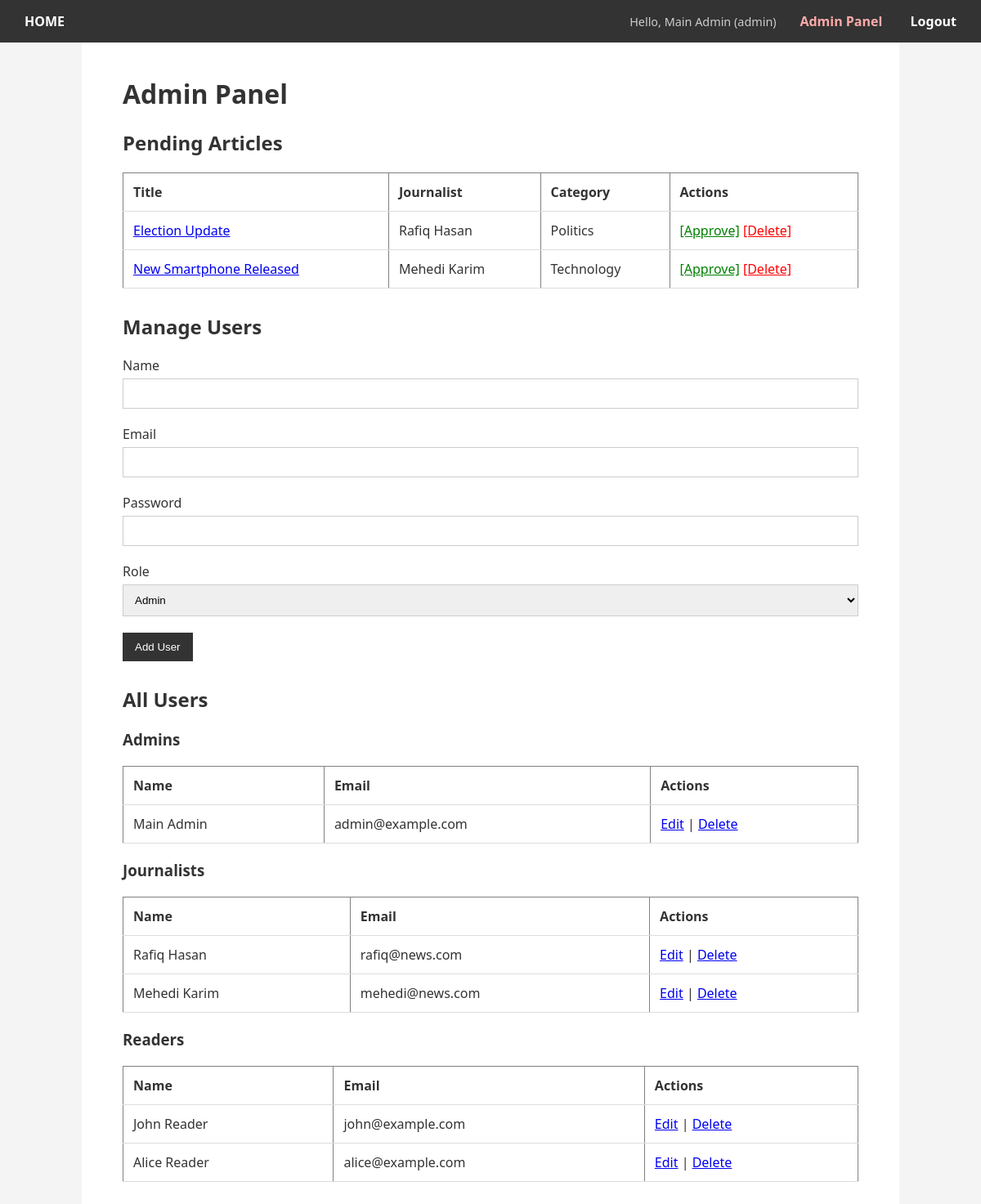
Page /admin_panel.php (signed in) on the committed database.
### tables this page shows
CREATE TABLE Article (
    article_id INT AUTO_INCREMENT PRIMARY KEY,
    title VARCHAR(255) NOT NULL,
    content TEXT NOT NULL,
    publish_date DATETIME NOT NULL,
    is_approved TINYINT(1) NOT NULL DEFAULT 0,
    journalist_id INT NOT NULL,
    category_id INT NOT NULL,
    FOREIGN KEY (journalist_id) REFERENCES Journalists(journalist_id),
    FOREIGN KEY (category_id) REFERENCES Categories(category_id)
);

CREATE TABLE Journalists (
    journalist_id INT AUTO_INCREMENT PRIMARY KEY,
    journalist_name VARCHAR(150) NOT NULL,
    email VARCHAR(200) UNIQUE NOT NULL,
    password_hash VARCHAR(255) NOT NULL,
    bio TEXT
);

CREATE TABLE Categories (
    category_id INT AUTO_INCREMENT PRIMARY KEY,
    category_name VARCHAR(100) NOT NULL UNIQUE
);

CREATE TABLE Readers (
    reader_id INT AUTO_INCREMENT PRIMARY KEY,
    reader_name VARCHAR(150) NOT NULL,
    email VARCHAR(200) UNIQUE NOT NULL,
    password_hash VARCHAR(255) NOT NULL
);

### admin_panel.php (the view, shortened to what this page needs)
<?php
require 'includes/db.php';
require 'includes/header.php';
$pdo->setAttribute(PDO::ATTR_ERRMODE, PDO::ERRMODE_EXCEPTION);
$edit_user = null;
$articles = $pdo->query("
    SELECT a.*, j.journalist_name, c.category_name
    FROM Article a
    JOIN Journalists j ON a.journalist_id=j.journalist_id
    JOIN Categories c ON a.category_id=c.category_id
    WHERE a.is_approved=0
")->fetchAll();
$admins = $pdo->query("SELECT * FROM Admin")->fetchAll();
$journalists = $pdo->query("SELECT * FROM Journalists")->fetchAll();
$readers = $pdo->query("SELECT * FROM Readers")->fetchAll();
?>
<div style="max-width:900px;margin:auto;">
<h1>Admin Panel</h1>
<h2>Pending Articles</h2>
<?php if(count($articles) > 0): ?>
<table border="1" cellpadding="5" cellspacing="0" style="width:100%; margin-bottom:30px;">
<tr><th>Title</th><th>Journalist</th><th>Category</th><th>Actions</th></tr>
<?php foreach($articles as $a): ?>
<tr>
    <td><a href="article.php?id=<?=$a['article_id']?>" target="_blank"><?=htmlspecialchars($a['title'])?></a></td>
    <td><?=htmlspecialchars($a['journalist_name'])?></td>
    <td><?=htmlspecialchars($a['category_name'])?></td>
    <td>
        <a href="?action=approve&id=<?=$a['article_id']?>" style="color:green" onclick="return confirm('Approve this article?')">[Approve]</a>
        <a href="?action=delete&id=<?=$a['article_id']?>" style="color:red" onclick="return confirm('Delete this article?')">[Delete]</a>
    </td>
</tr>
<?php endforeach; ?>
</table>
<?php else: ?>
<p>No pending articles.</p>
<?php endif; ?>
<h2>Manage Users</h2>
<form method="POST" style="margin-bottom:30px;">
    <label>Name</label>
    <input type="text" name="name" value="<?= $edit_user ? htmlspecialchars($edit_user['admin_name'] ?? $edit_user['journalist_name'] ?? $edit_user['reader_name']) : '' ?>" required>
    <label>Email</label>
    <input type="email" name="email" value="<?= $edit_user ? htmlspecialchars($edit_user['email']) : '' ?>" required>
    <label>Password <?= $edit_user ? "(leave blank to keep current)" : "" ?></label>
    <input type="password" name="password">
    <?php if(!$edit_user): ?>
    <label>Role</label>
    <select name="role" required>
        <option value="admin">Admin</option>
    </select>
    <?php endif; ?>
    <button type="submit" name="<?= $edit_user ? 'edit_user':'add_user' ?>"><?= $edit_user ? 'Update User':'Add User' ?></button>
</form>
<h2>All Users</h2>
<?php
function render_user_table($users, $role_name, $role_key){
    echo "<h3>$role_name</h3>";
    echo "<table border='1' cellpadding='5' cellspacing='0' style='width:100%; margin-bottom:20px;'>
            <tr><th>Name</th><th>Email</th><th>Actions</th></tr>";
    foreach($users as $u){
        $id = $u[$role_key.'_id'];
        $name = htmlspecialchars($u[$role_key.'_name']);
        $email = htmlspecialchars($u['email']);
        echo "<tr>
                <td>$name</td>
                <td>$email</td>
                <td>
                    <a href='?edit=$id&role=$role_key'>Edit</a> |
                    <a href='?delete=$id&role=$role_key' onclick='return confirm(\"Delete?\")'>Delete</a>
                </td>
              </tr>";
    }
    echo "</table>";
}
render_user_table($admins, "Admins", "admin");
?>
</div>
</body>
</html>

### includes/header.php (shortened to what this page needs)
<!DOCTYPE html>
<html lang="en">
<head>
    <link rel="stylesheet" href="css/style.css">
</head>
<body>
<nav>
    <a href="index.php">HOME</a>
    <div class="right">
        <?php if(isset($_SESSION['user_id'])): ?>
            <span style="font-size:0.9em; margin-right:10px; color:#ccc;">
                Hello, <?php echo htmlspecialchars($_SESSION['user_name']); ?> (<?php echo $_SESSION['role']; ?>)
            </span>
            <?php if($_SESSION['role'] == 'admin'): ?>
                <a href="admin_panel.php" style="color:#ffaaaa;">Admin Panel</a>
            <?php endif; ?>
            <a href="logout.php">Logout</a>
        <?php else: ?>
            <a href="login.php">Login</a>
            <a href="register.php">Reader Register</a>
        <?php endif; ?>
    </div>
</nav>
<div class="container">

### css/style.css (style rules this page uses)
body { font-family: 'Segoe UI', Tahoma, Geneva, Verdana, sans-serif; margin: 0; background-color: #f4f4f4; color: #333; }
.container { width: 80%; margin: auto; overflow: hidden; padding: 20px; background: white; min-height: 80vh; }
nav { background: #333; color: #fff; padding: 15px; }
nav a { color: #fff; text-decoration: none; padding: 0 15px; font-weight: bold; }
nav .right { float: right; }
input, select, textarea { width: 100%; padding: 10px; margin: 5px 0 20px 0; border: 1px solid #ccc; box-sizing: border-box; }
button { background-color: #333; color: white; padding: 10px 15px; border: none; cursor: pointer; }
table { width: 100%; border-collapse: collapse; margin-top: 20px; }
th, td { padding: 12px; border-bottom: 1px solid #ddd; text-align: left; }

### rows in the picture
article: title "Election Update", journalist.journalist_name "Rafiq Hasan", category.category_name "Politics"
article: title "New Smartphone Released", journalist.journalist_name "Mehedi Karim", category.category_name "Technology"
journalists: journalist_name "Rafiq Hasan", email "rafiq@news.com"
journalists: journalist_name "Mehedi Karim", email "mehedi@news.com"
readers: reader_name "John Reader", email "john@example.com"
readers: reader_name "Alice Reader", email "alice@example.com"

### other values in the picture
$_SESSION['user_name'] "Main Admin"
$_SESSION['role'] "admin"
$role_name "Admins Journalists Readers"
$name "Main Admin"
$email "admin@example.com"
